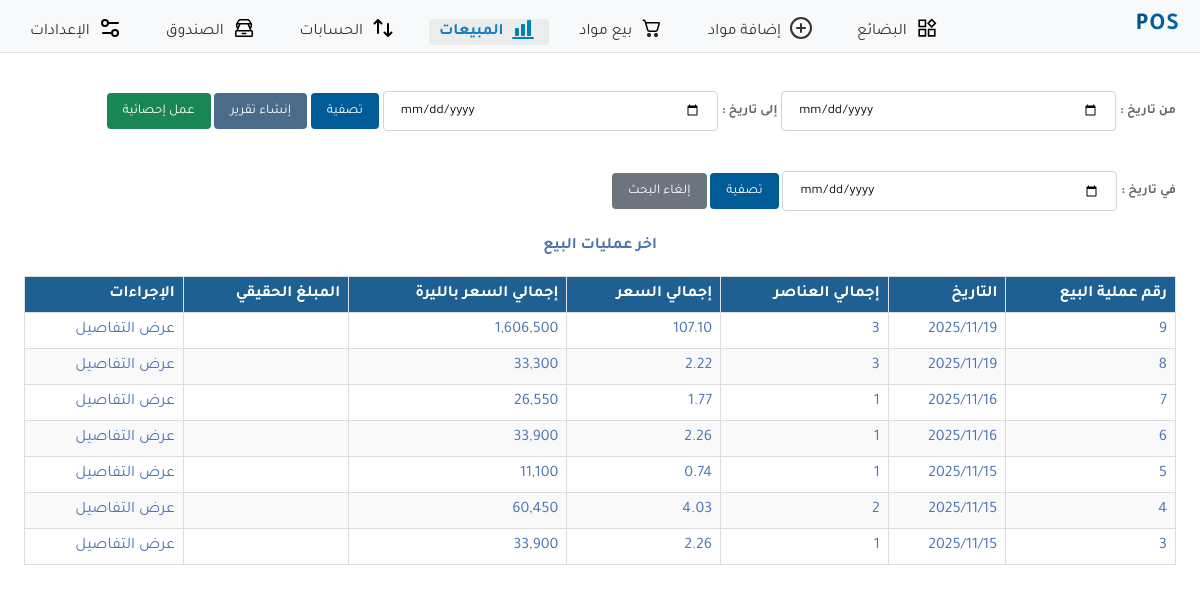
/sales, run on an earlier commit of the app's database.
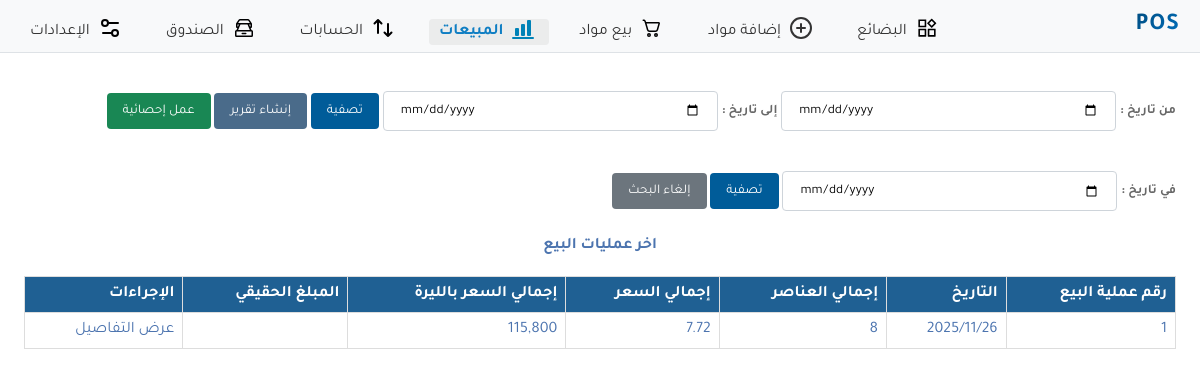
And on a later commit of the database.
### store/models.py (models this page shows, shortened)
class Sale(models.Model):
    date = models.DateField(default=timezone.now)
    products = models.ManyToManyField(Product, through='SaleItem')
    total_payable_price=models.PositiveIntegerField(null=True,blank=True)

### store/views.py (the view, shortened to what this page needs)
# urls.py: path('sales', views.list_sales, name='list_sales'),
def list_sales(request):
    sales_message=""
    current_year = datetime.now().year
    months = [(i, f"{i:02d}") for i in range(1, 13)]  # List of tuples
    sales = Sale.objects.all()
    start_date = request.GET.get('start_date')
    end_date = request.GET.get('end_date')
    single_date = request.GET.get('single_date')
    if  not start_date and not end_date and not single_date: #no filters => latest 20 sales
        sales = sales.order_by('-date', '-id')[:20]
        sales_message='اخر عمليات البيع'
    sales_data = []
    for sale in sales:
        total_items = SaleItem.objects.filter(sale=sale).aggregate(total=Sum('quantity'))['total'] or 0
        total_price = sum(item.price_at_sale * item.quantity for item in SaleItem.objects.filter(sale=sale))
        total_price_syp = sum(item.price_at_sale * item.quantity * item.dollar_rate_at_sale for item in SaleItem.objects.filter(sale=sale))
        sales_data.append({
            'sale': sale,
            'total_items': total_items,
            'total_price': total_price,
            'total_price_syp': total_price_syp
        })
    return render(request, 'store/list_sales.html', {'sales_message':sales_message,'sales_data': sales_data,'current_year': current_year,'months': months})

### store/templates/store/list_sales.html (shortened to what this page needs)
{% extends 'base.html' %}
{% load static %}
{% load humanize %}
{% block content %}
<link rel="stylesheet" type="text/css" href="{% static 'store/sales.css' %}">
<form method="get" action="{% url 'list_sales' %}">
    <label for="start_date" class="form-label"> من تاريخ :</label>
    <input type="date" id="start_date" name="start_date" >
    <label for="end_date" class="form-label"> إلى تاريخ :</label>
    <input type="date" id="end_date" name="end_date">
    <button type="submit" class="btn blue">تصفية</button>
    <button type="button" class="btn special_blue" onclick="openModal()">
    إنشاء تقرير
</button>
<button type="button" class="btn green">
    <a href={% url "sales_statistics" %}>
        عمل إحصائية
    <a/>
</button>
</form>
<form>
    <label for="single_date"  class="form-label">في تاريخ :</label>
    <input type="date" id="single_date" name="single_date">
    <button type="submit" class="btn blue">تصفية</button>
    <button type="button" class="btn gray" id="clearSearch">إلغاء البحث</button>
</form>
<p style="text-align:center; "><strong>{{sales_message}}</strong></p>
<table class="sales-list-table">
    <thead>
        <tr>
            <th>رقم عملية البيع</th>
            <th>التاريخ</th>
            <th>إجمالي العناصر</th>
            <th>إجمالي السعر</th>
            <th>إجمالي السعر بالليرة</th>
            <th>المبلغ الحقيقي</th>
            <th>الإجراءات</th>
        </tr>
    </thead>
    <tbody>
        {% for data in sales_data %}
            <tr>
                <td>{{ data.sale.id }}</td>
                <td>{{ data.sale.date|date:"Y/m/d" }}</td>
                <td>{{ data.total_items }}</td>
                <td>{{ data.total_price }}</td>
                <td>{{ data.total_price_syp|floatformat:0|intcomma }}</td>
                <td>{{ data.sale.total_payable_price|floatformat:0|intcomma }}</td>
                <td><a href="{% url 'sale_detail' data.sale.id %}">عرض التفاصيل</a></td>
            </tr>
        {% empty %}
            <tr>
                <td colspan="6" style="text-align:center" class="error">لا توجد مبيعات مسجلة</td>
            </tr>
        {% endfor %}
    </tbody>
</table>
{% endblock %}

What changed in the data, as far as the page shows it:
removed Sale: sale.id "9", sale "2025/11/19", total_items "3", total_price "107.10", total_price_syp "1,606,500"
removed Sale: sale.id "8", sale "2025/11/19", total_items "3", total_price "2.22", total_price_syp "33,300"
removed Sale: sale.id "7", sale "2025/11/16", total_items "1", total_price "1.77", total_price_syp "26,550"
removed Sale: sale.id "6", sale "2025/11/16", total_items "1", total_price "2.26", total_price_syp "33,900"
removed Sale: sale.id "5", sale "2025/11/15", total_items "1", total_price "0.74", total_price_syp "11,100"
removed Sale: sale.id "4", sale "2025/11/15", total_items "2", total_price "4.03", total_price_syp "60,450"
removed Sale: sale.id "3", sale "2025/11/15", total_items "1", total_price "2.26", total_price_syp "33,900"
added Sale: sale.id "1", sale "2025/11/26", total_items "8", total_price "7.72", total_price_syp "115,800"
